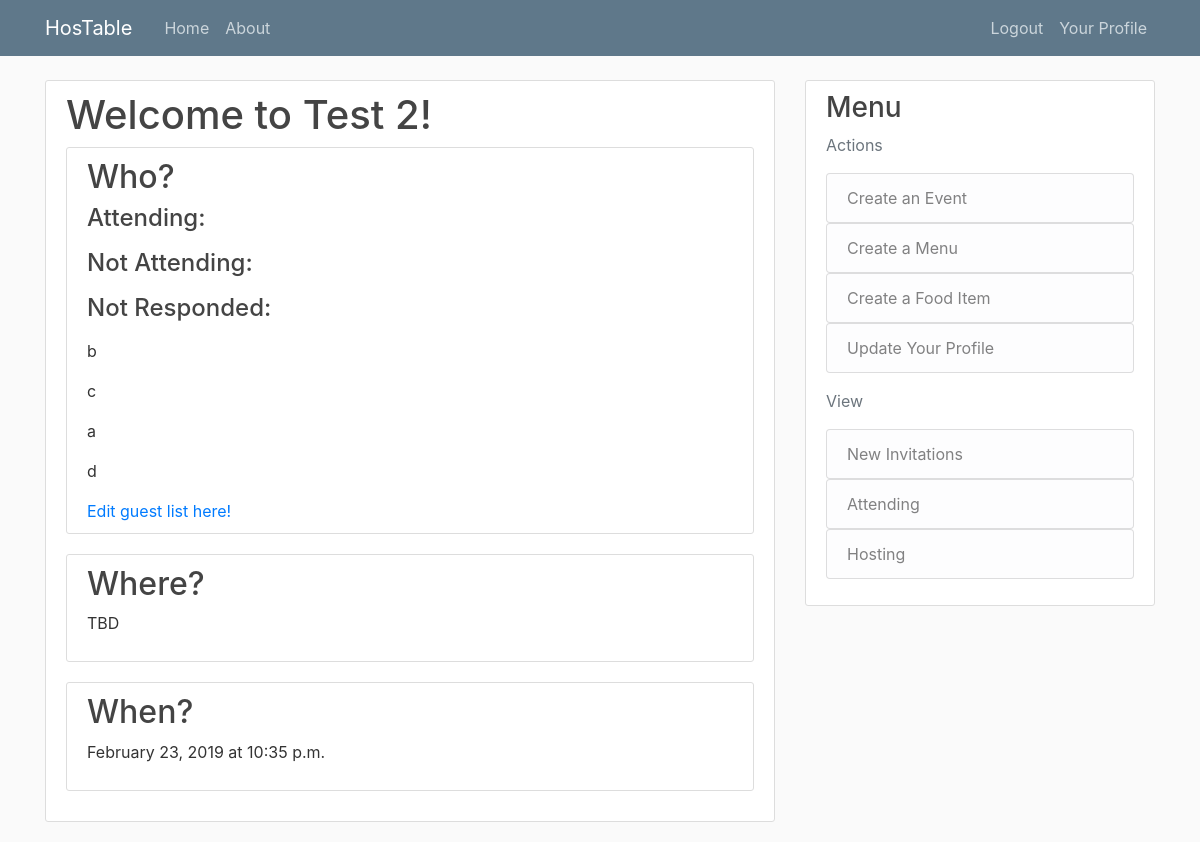
Page /events/view/13 (signed in) on the committed database.
### events/models.py (models this page shows, shortened)
class Event(models.Model):
    title = models.CharField(max_length=100)
    host = models.ForeignKey(User, on_delete=models.CASCADE, related_name='host')
    menu = models.ForeignKey(Menu, on_delete=models.CASCADE, related_name='menu')
    guests = models.ManyToManyField(User)
    event_location = models.CharField(max_length=100, blank=True, null=True, default="TBD")
    event_date = models.DateField()
    event_time = models.TimeField(blank=True, null=True)
    RSVP_date = models.DateField()

class Invitation(models.Model):
    event = models.ForeignKey(Event, on_delete=models.CASCADE)
    guest = models.ForeignKey(User, on_delete=models.CASCADE)
    replied = models.BooleanField(default=False, blank=True, null=True)
    attending = models.BooleanField(default=False, blank=True, null=True)
    food = models.ForeignKey(Food, on_delete=models.CASCADE, blank=True, null=True)
    class Meta:
        unique_together = ('event', 'guest')

### events/views.py (the view)
class EventDetailView(LoginRequiredMixin, UserPassesTestMixin, DetailView):
    model = Event
    def test_func(self):
        user = self.request.user
        event = Event.objects.get(id=self.kwargs['pk'])
        if user in event.guests.all() or user == event.host:
            return True
        return False
    def get_context_data(self, **kwargs):
        context = super(EventDetailView, self).get_context_data(**kwargs)
        user = self.request.user
        event = Event.objects.get(id=self.kwargs['pk'])
        if event.host == user:
            context['hosting'] = True
            context['invitations_unresponsive'] = Invitation.objects.filter(event=event, replied=False)
            context['invitations_attending'] = Invitation.objects.filter(event=event, replied=True, attending=True)
            context['invitations_not_attending'] = Invitation.objects.filter(event=event, replied=True, attending=False)
        else:
            rsvp = Invitation.objects.get(event=event, guest=user)
            context['food'] = rsvp.food
            context['RSVP_id'] = rsvp.id
            context['RSVP_replied'] = rsvp.replied
        return context

### events/templates/events/view.html (shortened to what this page needs)
{% extends "base.html" %}
{% load crispy_forms_tags %}
{% block content %}
    <div class="content-section">
        <div>
            <h1>Welcome to {{ object.title }}!</h1>
        </div>
        <div class="content-section">
            {% if not hosting %}
            <h2>
                Who?
            </h2>
            <p class="muted">
                Hosted by {{ object.host.first_name }} {{ object.host.last_name }} (<a href="{% url 'user-view' object.host.id %}">{{ object.host.username }}</a>)
            </p>
            {% else %}
            <h2>
                Who?
            </h2>
            <h4>
                Attending:
            </h4>
            <h4>
                Not Attending:
            </h4>
            <h4>
                Not Responded:
            </h4>
            <p class="muted">
                {% for invitation in invitations_unresponsive %}
                    <p>
                        {{ invitation.guest }}
                    </p>
                {% endfor %}
            </p>
            <a href="{% url 'event-update' object.id %}">Edit guest list here!</a>
            {% endif %}
        </div>
        <div class="content-section">
            <h2>
                Where?
            </h2>
            <p class="muted">
                {{ object.event_location }}
            </p>
        </div>
        <div class="content-section">
            <h2>
                When?
            </h2>
            <p class="muted">
                {{ object.event_date|date:"F d, Y" }} at {{ object.event_time|date:"P" }}
            </p>
        </div>
    </div>
{% endblock content %}

### static/hostable/main.css (style rules this page uses)
body { background: #fafafa; color: #333333; margin-top: 5rem; }
h1, h2, h3, h4, h5, h6 { color: #444444; }
.content-section { background: #ffffff; padding: 10px 20px; border: 1px solid #dddddd; border-radius: 3px; margin-bottom: 20px; }

### rows in the picture
Event: title "Test 2", event_location "TBD", event_date "February 23, 2019", event_time "10:35 p.m."
Invitation: guest "b"
Invitation: guest "c"
Invitation: guest "a"
Invitation: guest "d"
